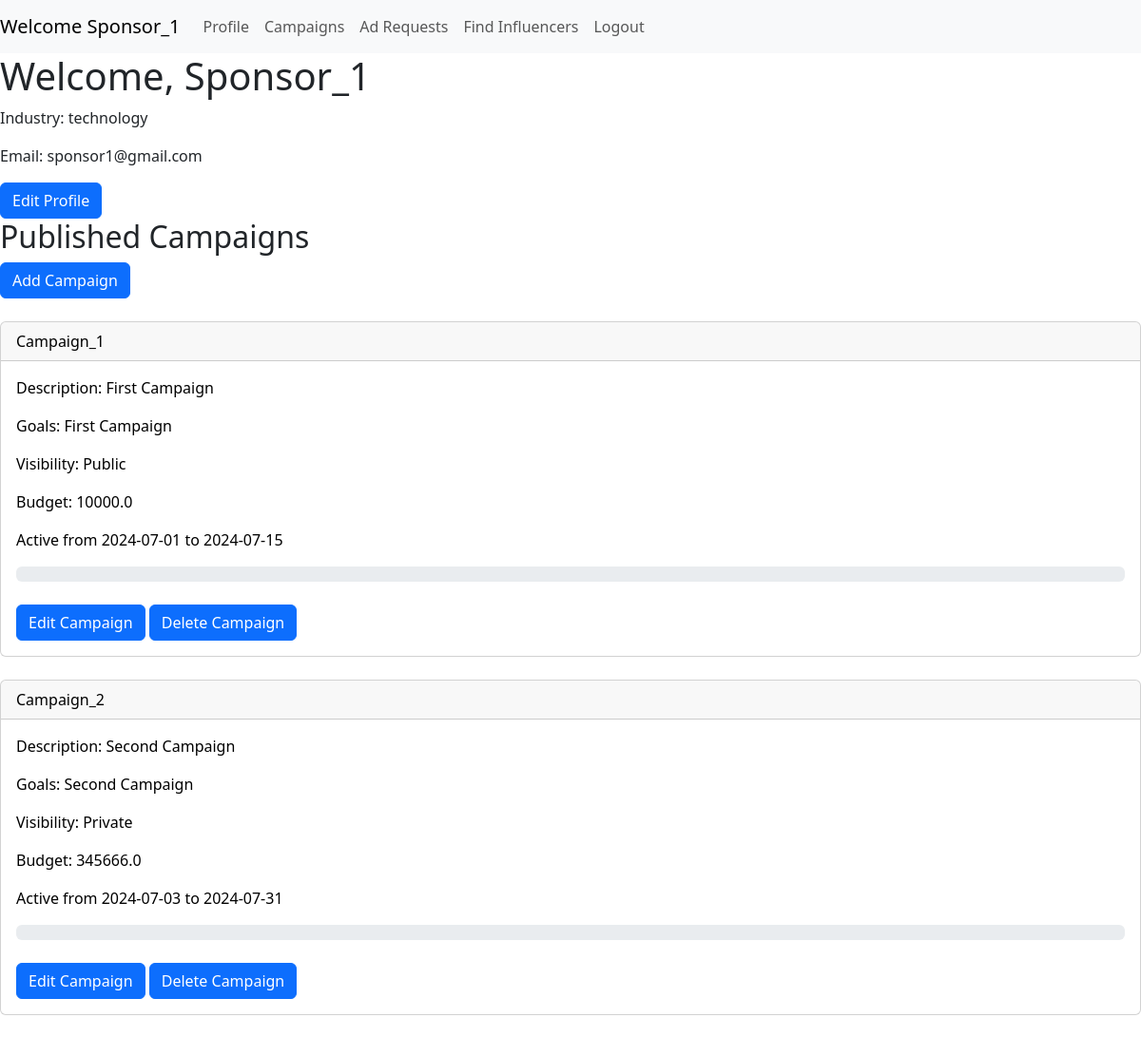
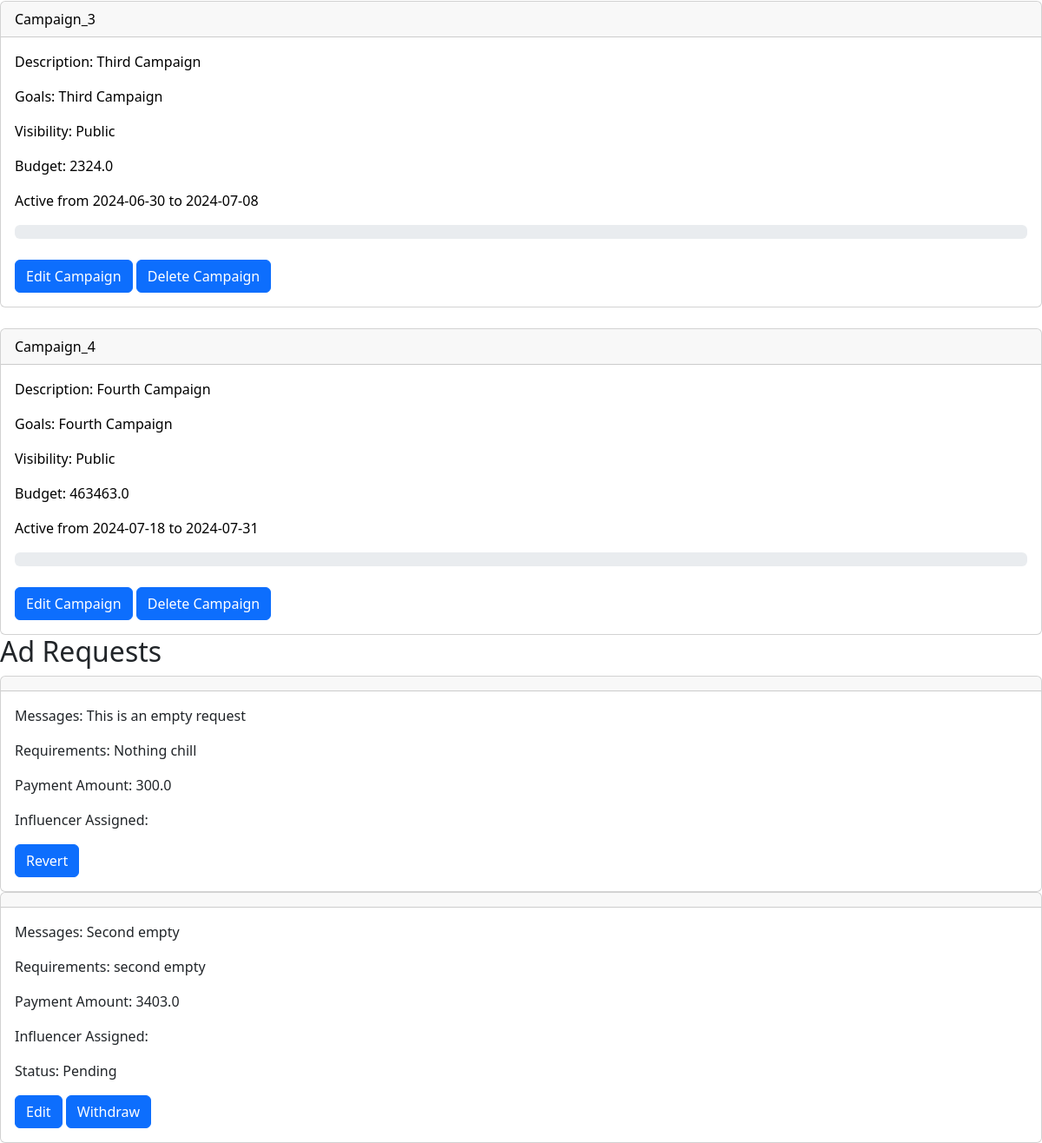
The app's page /sponsor/ (signed in) with its own data (2 pictures, top to bottom).
### components/models.py (models this page shows)
class User(db.Model, UserMixin):
    __tablename__ = "user"
    id = db.Column(db.Integer, primary_key=True, unique = True, nullable=False)
    role = db.Column(db.String, nullable=False)
    name = db.Column(db.String, nullable=False)
    email = db.Column(db.String, nullable=False, unique = True)
    password = db.Column(db.String, nullable=False)
    industry = db.Column(db.String)
    category = db.Column(db.String)
    reach = db.Column(db.Float)

class Campaign(db.Model):
    __tablename__ = "campaign"
    id = db.Column(db.Integer, primary_key=True, unique = True, nullable=False)
    sponsor_id = db.Column(db.Integer, db.ForeignKey('user.id'), nullable=False)
    name = db.Column(db.String, nullable=False)
    description = db.Column(db.String, nullable=False)
    goals = db.Column(db.String, nullable=False)
    budget = db.Column(db.Float, nullable=False)
    remaining = db.Column(db.Float, nullable=False)
    visibility = db.Column(db.String, nullable=False)
    start_date = db.Column(db.Date, nullable=False)
    end_date = db.Column(db.Date, nullable=False)

class Ad_request(db.Model):
    __tablename__ = "ad_request"
    id = db.Column(db.Integer, primary_key=True, unique = True, nullable=False)
    influencer_id = db.Column(db.Integer, db.ForeignKey('user.id'))
    campaign_id = db.Column(db.Integer, db.ForeignKey('campaign.id'), nullable=False)
    messages = db.Column(db.String, nullable=False)
    requirements = db.Column(db.String, nullable=False)
    payment_amount = db.Column(db.Float, nullable=False)
    status = db.Column(db.String, nullable=False)
    negotiate = db.Column(db.Boolean, nullable=False, default=False)

### app.py (the view, shortened to what this page needs)
@app.route('/sponsor/', methods=['GET', 'POST'])
@login_required
def sponsor_dashboard():
    sponsor = current_user
    campaigns = get_sponsor_campaigns(sponsor.id)
    ad_requests = []
    for campaign in campaigns:
        ad_requests += get_campaign_ad_requests(campaign.id)
    if request.method == 'GET':
        return render_template('sponsor_dashboard.html', sponsor=sponsor, campaigns=campaigns, ad_requests=ad_requests, error="")
    elif request.method == 'POST' and request.form['form_id'] == 'edit_profile':
        update_user(sponsor.email, {"name": request.form.get('name'), "password": request.form.get('password'), "industry": request.form.get('industry')})
        return redirect(url_for('sponsor_dashboard'))
    elif request.method == 'POST' and request.form['form_id'] == 'delete_campaign':
        ad_requests = get_campaign_ad_requests(request.form['id'])
        for ad_request in ad_requests:
            delete_ad_request(ad_request.id)
        delete_campaign(request.form['id'])
        return redirect(url_for('sponsor_dashboard'))
    elif request.method == 'POST' and request.form['form_id'] == 'withdraw_ad':
        delete_ad_request(request.form['id'])
        return redirect(url_for('sponsor_dashboard'))

### app.py (called while the page is built)
@login_manager.user_loader
def load_user(user_id):
    user = User.query.get(user_id)
    return user

### components/ad_request.py (called while the page is built)
def get_campaign_ad_requests(campaign_id):
    ad_requests = Ad_request.query.filter_by(campaign_id=campaign_id).all()
    return ad_requests

### components/campaign.py (called while the page is built)
def get_sponsor_campaigns(sponsor_id):
    campaigns = Campaign.query.filter_by(sponsor_id=sponsor_id).all()
    return campaigns

### templates/sponsor_dashboard.html (shortened to what this page needs)
<!DOCTYPE HTML>
<html>
    <head>
        <link href="https://cdn.jsdelivr.net/npm/bootstrap@5.3.3/dist/css/bootstrap.min.css" rel="stylesheet">
    </head>
    <body>
        <nav class="navbar navbar-expand-lg navbar-light bg-light">
            <a class="navbar-brand" href="#">Welcome {{ sponsor.name }}</a>
            <div class="collapse navbar-collapse" id="navbarSupportedContent">
              <ul class="navbar-nav mr-auto">
                <li class="nav-item active">
                  <a class="nav-link" href="#Profile">Profile</a>
                </li>
                <li class="nav-item">
                  <a class="nav-link" href="#Campaigns">Campaigns</a>
                </li>
                <li class="nav-item">
                    <a class="nav-link" href="#Ad_Requests">Ad Requests</a>
                </li>
                <li class="nav-item">
                    <a class="nav-link" href="{{ url_for('search') }}">Find Influencers</a>
                </li>
                <li class="nav-item">
                    <a class="nav-link" href="{{ url_for('logout') }}">Logout</a>
                </li>
              </ul>
            </div>
        </nav>
        <div id="Profile">
            <h1>Welcome, {{ sponsor.name }}</h1>
            <p>Industry: {{ sponsor.industry }}</p>
            <p>Email: {{ sponsor.email }}</p>
            <button type="button" class="btn btn-primary" data-bs-toggle="modal" data-bs-target="#editProfileModal">
                Edit Profile
            </button>
        </div>
        <div id="Campaigns">
            <h2>Published Campaigns</h2>
            <button type="button" class="btn btn-primary" data-bs-toggle="modal" data-bs-target="#addCampaign">
                Add Campaign
            </button>
            <br>
            {% for campaign in campaigns %}
                <br>
                <a href="{{ url_for('campaign', id=campaign.id) }}", style="color: black;text-decoration: none;">
                    <div class="card">
                        <div class="card-header">
                            {{ campaign.name }}
                        </div>
                        <div class="card-body">
                        <p class="card-text">Description: {{ campaign.description }}</p>
                        <p class="card-text">Goals: {{ campaign.goals }}</p>
                        <p class="card-text">Visibility: {{ campaign.visibility }}</p>
                        <p class="card-text">Budget: {{ campaign.budget }}</p>
                        <p class="card-text">Active from {{ campaign.start_date }} to {{ campaign.end_date }}</p>
                        <div class="progress">
                        </div>
                    </a>
                        <br>
                        <button type="button" class="btn btn-primary" data-bs-toggle="modal" data-bs-target="#editCampaign{{ campaign.id }}">
                            Edit Campaign
                        </button>
                        <button type="button" class="btn btn-primary" data-bs-toggle="modal" data-bs-target="#deleteCampaign{{ campaign.id }}">
                            Delete Campaign
                        </button>
                        </div>
            {% endfor %}
        <div id="Ad_Requests">
            <h2>Ad Requests</h2>
            {% for ad_request in ad_requests %}
                <div class="card">
                    <div class="card-header">
                    </div>
                    <div class="card-body">
                    <p class="card-text">Messages: {{ ad_request.messages }}</p>
                    <p class="card-text">Requirements: {{ ad_request.requirements }}</p>
                    <p class="card-text">Payment Amount: {{ ad_request.payment_amount }}</p>
                    <p class="card-text">Influencer Assigned: {{ ad_request.influencer_name }}</p>
                    {% if ad_request.negotiate and ad_request.status == "Pending" %}
                        <button type="button" class="btn btn-primary" data-bs-toggle="modal" data-bs-target="#revertAd{{ ad_request.id }}">
                            Revert
                        </button>
                    {% elif not ad_request.negotiate and ad_request.status == "Pending" %}
                        <p>Status: {{ ad_request.status }}</p>
                        <button type="button" class="btn btn-primary" data-bs-toggle="modal" data-bs-target="#editAd{{ ad_request.id }}">
                            Edit
                        </button>
                        <button type="button" class="btn btn-primary" data-bs-toggle="modal" data-bs-target="#withdrawAd{{ ad_request.id }}">
                            Withdraw
                        </button>
                    {% else %}
                        <p>Status: {{ ad_request.status }}ed</p>
                    {% endif %}
                    </div>
                </div>
            {% endfor %}
        </div>
    </body>
</html>

### records on screen
User: name "Sponsor_1", industry "technology", email "sponsor1@gmail.com"
Campaign: name "Campaign_1", description "First Campaign", goals "First Campaign", visibility "Public", budget "10000.0", start_date "2024-07-01", end_date "2024-07-15"
Campaign: name "Campaign_2", description "Second Campaign", goals "Second Campaign", visibility "Private", budget "345666.0", start_date "2024-07-03", end_date "2024-07-31"
Campaign: name "Campaign_3", description "Third Campaign", goals "Third Campaign", visibility "Public", budget "2324.0", start_date "2024-06-30", end_date "2024-07-08"
Campaign: name "Campaign_4", description "Fourth Campaign", goals "Fourth Campaign", visibility "Public", budget "463463.0", start_date "2024-07-18", end_date "2024-07-31"
Ad_request: messages "This is an empty request", requirements "Nothing chill", payment_amount "300.0"
Ad_request: messages "Second empty", requirements "second empty", payment_amount "3403.0", status "Pending"
